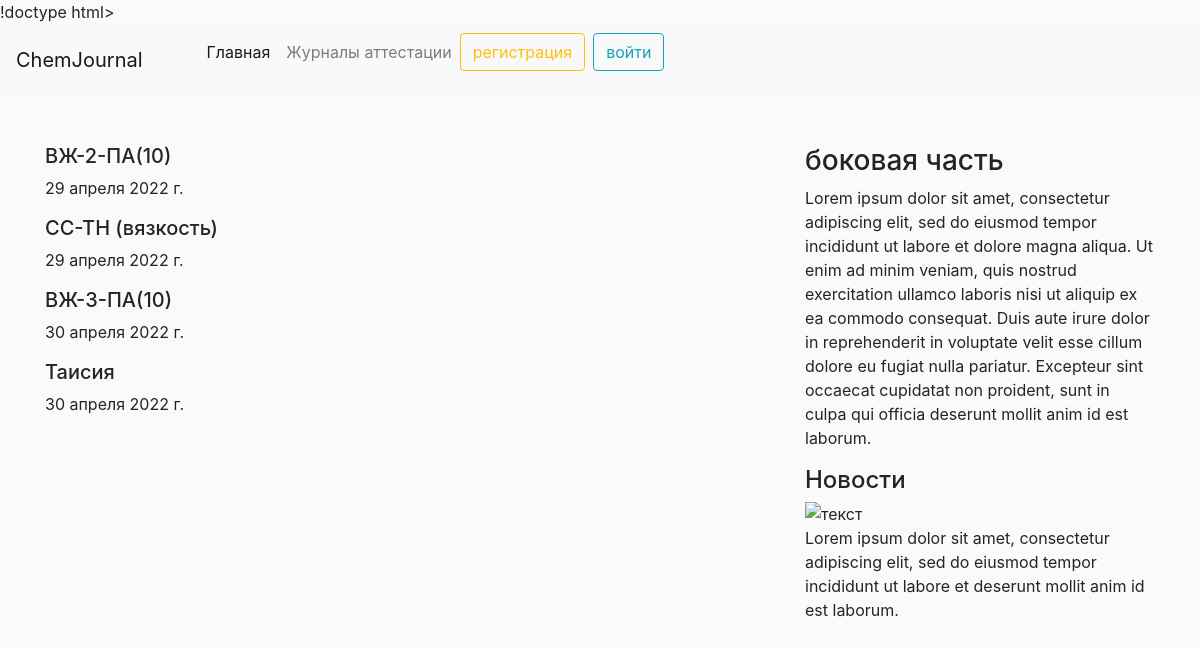
Page /viscosityattestation/ on the committed database.
### viscosityattestation/models.py (models this page shows, shortened)
class ViscosityMJL(models.Model):
    date = models.DateField('Дата', default=timezone.now)
    name = models.CharField('Наименование', max_length=100)
    lot = models.CharField('Партия', max_length=100)
    ndocumentoptional = (('ГОСТ 33', 'ГОСТ 33'),
                         ('МИ-01', 'МИ-01'),
                         ('оценка', 'оценка вязкости'))
    ndocument = models.CharField('Метод испытаний', max_length=100, choices=ndocumentoptional, default='МИ-01')
    temperature = models.DecimalField('Температура, ℃', max_digits=5, decimal_places=2)
    termostatition = models.BooleanField(verbose_name='Термостатировано не менее 20 минут', blank=False)
    temperatureCheck = models.BooleanField(verbose_name='Температура контролируется внешним поверенным термометром', blank=False)
    termometer = models.CharField('Внутренний номер термометра', max_length=10)
    ViscosimeterNumber1 = models.CharField('Заводской номер вискозиметра № 1', max_length=10)
    Konstant1 = models.FloatField('Константа вискозиметра № 1')
    ViscosimeterNumber2 = models.CharField('Заводской номер вискозиметра № 1', max_length=10)
    Konstant2 = models.FloatField('Константа вискозиметра № 2')
    plustimemin11 = models.FloatField('Время истечения 11, + мин')
    plustimesek11 = models.DecimalField('Время истечения 11, + cек', max_digits=5, decimal_places=2)
    plustimemin21 = models.FloatField('Время истечения 21, + мин')
    plustimesek21 = models.DecimalField('Время истечения 21, + cек', max_digits=5, decimal_places=2)
    plustimemin12 = models.FloatField('Время истечения 12, + мин')
    plustimesek12 = models.DecimalField('Время истечения 12, + cек', max_digits=5, decimal_places=2)
    plustimemin22 = models.FloatField('Время истечения 22, + мин')
    plustimesek22 = models.DecimalField('Время истечения 22, + cек', max_digits=5, decimal_places=2)
    performer = models.ForeignKey(User, verbose_name='Исполнитель', on_delete=models.PROTECT)
    class Meta:
        verbose_name = 'Измерение кинематической вязкости'
        verbose_name_plural = 'Измерения кинематической вязкости'

### viscosityattestation/views.py (the view)
# urls.py: path('viscosityattestation/', views.viscositymeasurement),
def viscositymeasurement(request):
    data = {'title': 'Определение кинематической вязкости',
            'table': ViscosityMJL.objects.all()
            }
    return render(request, 'viscosityattestation/JL.html', data)

### viscosityattestation/templates/viscosityattestation/JL.html (shortened to what this page needs)
{% extends 'main/../../../main/templates/main/base.html' %}
{% block content %}
    {% for i in table %}
        <h5>{{ i.name }}</h5>
        <p>{{ i.date }}</p>
    {% endfor %}
{% endblock %}

### main/static/main/css/main.css (style rules this page uses)
body { background: #fafafa; }

### rows in the picture
ViscosityMJL: name "ВЖ-2-ПА(10)", date "29 апреля 2022 г."
ViscosityMJL: name "СС-ТН (вязкость)", date "29 апреля 2022 г."
ViscosityMJL: name "ВЖ-3-ПА(10)", date "30 апреля 2022 г."
ViscosityMJL: name "Таисия", date "30 апреля 2022 г."
